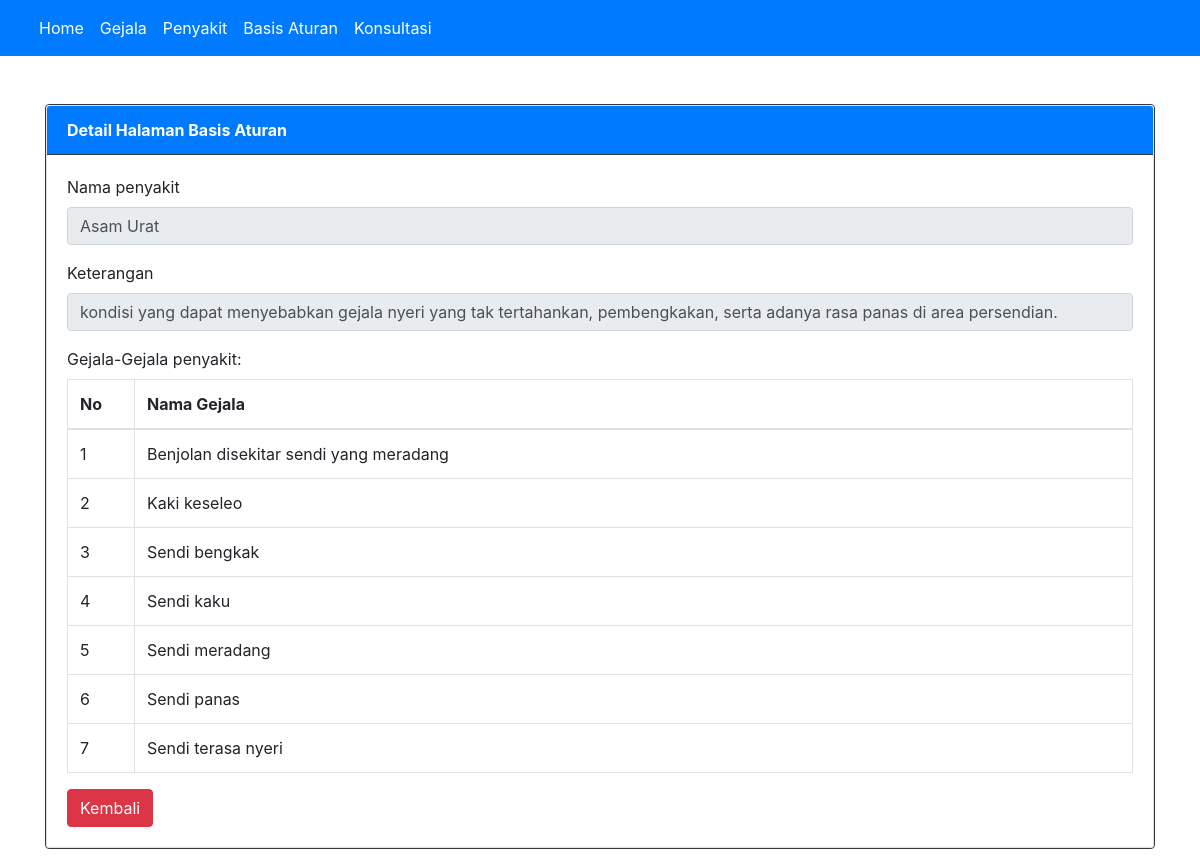
The page /?page=aturan&action=detail&id=13 on the database its author committed.
### tables this page shows
CREATE TABLE `basis_aturan` (
  `id_aturan` int(11) NOT NULL,
  `id_penyakit` int(11) NOT NULL
);

CREATE TABLE `penyakit` (
  `id_penyakit` int(11) NOT NULL,
  `nama_penyakit` varchar(50) NOT NULL,
  `keterangan` varchar(200) NOT NULL,
  `solusi` varchar(200) NOT NULL
);

CREATE TABLE `detail_basis_aturan` (
  `id_aturan` int(11) NOT NULL,
  `id_gejala` int(11) NOT NULL
);

CREATE TABLE `gejala` (
  `id_gejala` int(11) NOT NULL,
  `nama_gejala` varchar(200) NOT NULL
);

### detail_aturan.php (the view, shortened to what this page needs)
<?php
$id_aturan = $_GET['id'];
$sql = "SELECT basis_aturan.id_aturan, basis_aturan.id_penyakit, penyakit.nama_penyakit,
penyakit.keterangan FROM basis_aturan INNER JOIN penyakit ON basis_aturan.id_penyakit=penyakit.id_penyakit WHERE basis_aturan.id_aturan='$id_aturan'";
$result = $conn->query($sql);
$row = $result->fetch_assoc();
?>
<div class="row">
    <div class="col-sm-12">
        <form action="" method="POST">
            <div class="card border-dark">
                <div class="card">
                    <div class="card-header bg-primary text-white border-dark"><strong>Detail Halaman Basis Aturan</strong></div>
                    <div class="card-body ">
                        <div class="form-group mb-3">
                            <label for="">Nama penyakit</label>
                            <input type="text" class="form-control" value="<?php echo $row['nama_penyakit']; ?>" name="nama" readonly>
                        </div>
                        <div class="form-group mb-3">
                            <label for="">Keterangan</label>
                            <input type="text" class="form-control" value="<?php echo $row['keterangan']; ?>" name="keterangan" readonly>
                        </div>
                        <label for="">Gejala-Gejala penyakit:</label>
                        <table class="table table-bordered">
                            <thead>
                                <tr>
                                    <th width="40px">No</th>
                                    <th width="700px">Nama Gejala</th>
                                </tr>
                            </thead>
                            <tbody>
                                <?php
                                $no = 1;
                                $sql = "SELECT detail_basis_aturan.id_aturan, detail_basis_aturan.id_gejala, gejala.nama_gejala
                                        FROM detail_basis_aturan INNER JOIN gejala ON detail_basis_aturan.id_gejala=gejala.id_gejala WHERE detail_basis_aturan.id_aturan='$id_aturan'";
                                $result = $conn->query($sql);
                                while ($row = $result->fetch_assoc()) {
                                ?>
                                    <tr>
                                        <td><?php echo $no++; ?></td>
                                        <td><?php echo $row['nama_gejala']; ?></td>
                                    </tr>
                                <?php
                                }
                                ?>
                            </tbody>
                        </table>
                        <a class="btn btn-danger" href="?page=aturan">Kembali</a>
                    </div>
                </div>
        </form>
    </div>
</div>

### rows shown on the page
basis_aturan: nama "Asam Urat", keterangan "kondisi yang dapat menyebabkan gejala nyeri yang tak tertahankan, pembengkakan, serta adanya rasa panas di area persendian."
detail_basis_aturan: id_gejala.nama_gejala "Benjolan disekitar sendi yang meradang"
detail_basis_aturan: id_gejala.nama_gejala "Kaki keseleo"
detail_basis_aturan: id_gejala.nama_gejala "Sendi bengkak"
detail_basis_aturan: id_gejala.nama_gejala "Sendi kaku"
detail_basis_aturan: id_gejala.nama_gejala "Sendi meradang"
detail_basis_aturan: id_gejala.nama_gejala "Sendi panas"
detail_basis_aturan: id_gejala.nama_gejala "Sendi terasa nyeri"
